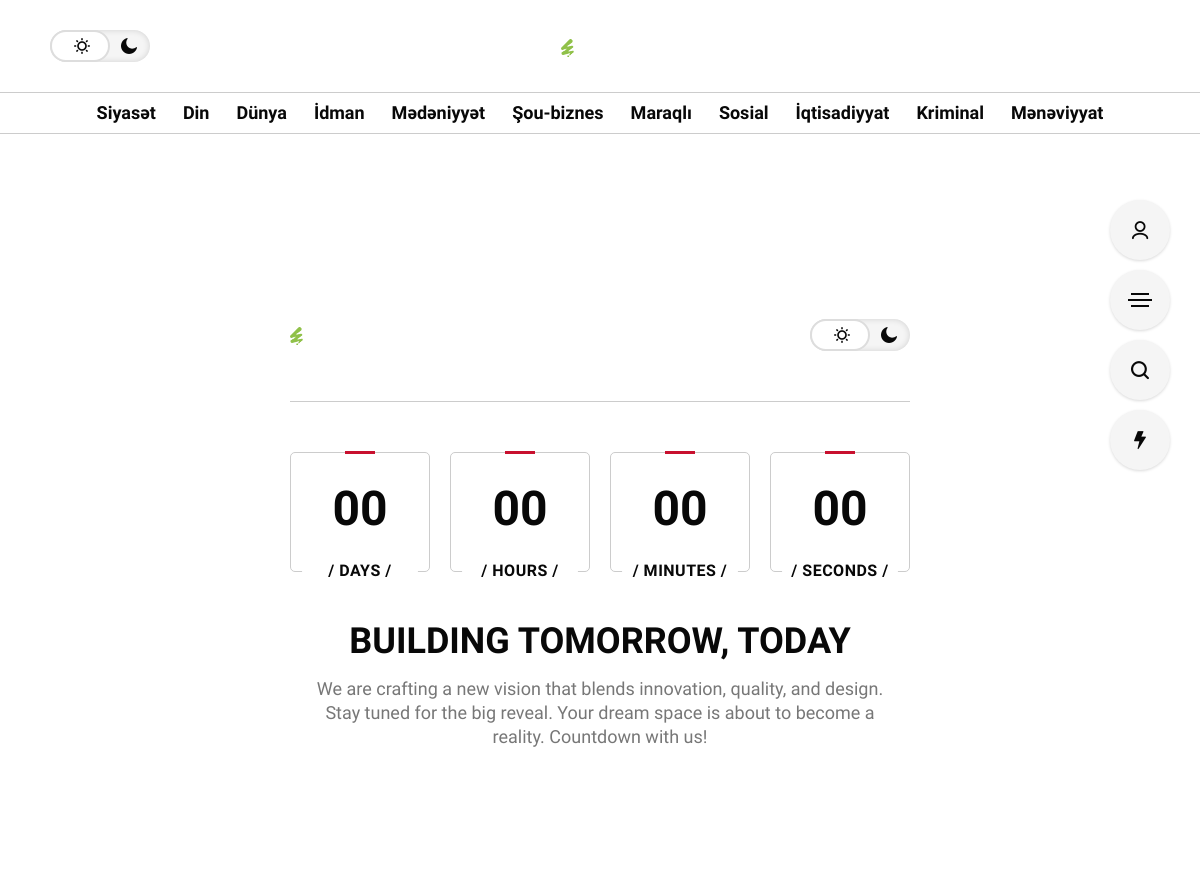
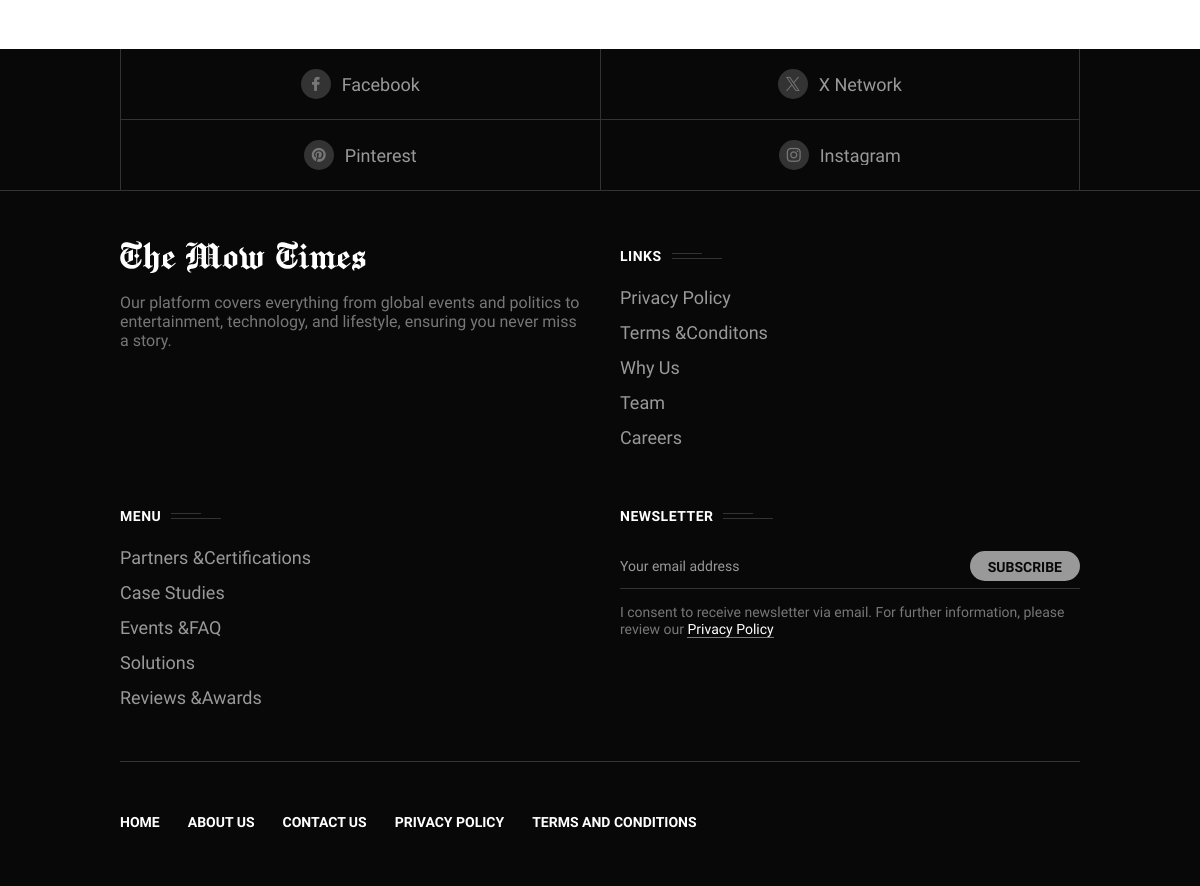
The app's page /din/ with its own data (2 pictures, top to bottom).
### polls/models.py (models this page shows, shortened)
class GlobalSettings(models.Model):
    logo = models.ImageField(upload_to='images',blank=True,verbose_name='Logo')
    site_name = models.CharField(max_length=255, default="Baku Times")
    title = models.CharField(max_length=255, default="Xəbərlər və Məqalələr Saytı")
    contact_email = models.EmailField(blank=True, null=True)
    maintenance_mode = models.CharField(max_length=50, default="light")
    phone_number = models.CharField(max_length=100, blank=True, null=True)
    @classmethod
    def get_instance(cls):
        obj, created = cls.objects.get_or_create(pk=1)
        return obj

class Category(models.Model):
    id = models.AutoField(auto_created=True, primary_key=True, serialize=False)
    category_name = models.CharField(max_length=250, verbose_name='Kateqoriya adı')
    category_slug = models.SlugField(max_length=250, verbose_name='Kateqoriya yolu (url)', unique=True, blank=True)
    class Meta:
        verbose_name_plural = "Categories"
    def __str__(self):
        return self.category_name

### polls/views.py (the view)
# urls.py: re_path(r'^(?P<category_name>[\w-]+)/$', categories, name='categories'),
def categories(request,category_name):
     categories = query.get_category()
     if_not_page = query.get_category(category_name)
     contents =   query.get_article(category_name=category_name,slug_name=None)
     if contents == "cooming_soon":
          return render(request, "comingsoon.html",{'categories':categories, 'settings_obj':settings_obj},)
     return render(request, 'category.html',{'categories':categories,'if_not_page':if_not_page, 'contents': contents, 'settings_obj':settings_obj})

### polls/context_processors.py (called while the page is built)
def global_settings(request):
    return {
        'global_settings': GlobalSettings.get_instance()
    }

### polls/get_query.py (called while the page is built)
    def get_category(self,category_name=None):
        if category_name != None:
            category = get_object_or_404(Category, category_slug=category_name)
            return category
        else:
            category = Category.objects.all()
            return category

### templates/comingsoon.html (shortened to what this page needs)
{% extends 'header.html' %}
{% block body %}
      {% load static %}
		<div class="mow_fn_content">
	<div class="mow_fn_coming_soon">
		<div class="container">
			<div class="soon_countdown">
				<div class="fn__header_s">
					<div class="ht_left_item fn__logo">
						<a href="" aria-label="Go to homepage">
							<img loading="lazy" decoding="async" width="351" height="46" class="dark_logo" src="{% static  settings_obj.logo %}" alt="logo">
							<img loading="lazy" decoding="async" width="351" height="46" class="light_logo" src="{% static  'images/logo29a.png' %}" alt="logo"></a>
							</div>
										<div class="hs_left_item fn__skin">
						<a href="#" class="light" aria-label="Switch to light mode"><span class="text">Light</span><i class="fn__isvg fn__isvg-svg__sun "></i></a>
						<a href="#" class="dark" aria-label="Switch to dark mode"><span class="text">Dark</span><i class="fn__isvg fn__isvg-svg__moon "></i></a>
					</div>
									</div>
				<div class="fn__countdown__boxed" data-type="due_date" data-date="April 17, 2026 00:00:00">
					<ul>
						<li class="days">
							<div class="item">
								<div class="count">
									<h3 class="fn__title">00</h3>
								</div>
								<span>&#047; Days &#047;</span>
							</div>
						</li>
						<li class="hours">
							<div class="item">
								<div class="count">
									<h3 class="fn__title">00</h3>
								</div>
								<span>&#047; Hours &#047;</span>
							</div>
						</li>
						<li class="minutes">
							<div class="item">
								<div class="count">
									<h3 class="fn__title">00</h3>
								</div>
								<span>&#047; Minutes &#047;</span>
							</div>
						</li><li class="seconds">
							<div class="item">
								<div class="count">
									<h3 class="fn__title">00</h3>
								</div>
								<span>&#047; Seconds &#047;</span>
							</div>
						</li>
					</ul>
					</div>
			</div>
			<div class="soon_title">
				<h3>Building Tomorrow, Today</h3>
				<p>We are crafting a new vision that blends innovation, quality, and design. Stay tuned for the big reveal. Your dream space is about to become a reality. Countdown with us!</p>
			</div>
		</div>
	</div>
	</div>
 {% include 'footer.html' %}
 {% include 'searchbox.html' %}
{% endblock %}

### templates/header.html (shortened to what this page needs)
  {% load static %}
<!DOCTYPE html>
<html lang="en-US" >
    <head>
        <link rel='stylesheet' id='contact-form-7-css' href='{% static  'css/styles.css' %}' type='text/css' media='all'/>
        <link rel='stylesheet' id='elementor-frontend-css' href='{% static  'css/frontend.min.css' %}' type='text/css' media='all'/>
        <link rel='stylesheet' id='elementor-post-7-css' href='{% static  'css/post-7.css' %}' type='text/css' media='all'/>
        <link rel='stylesheet' id='justified-css' href='{% static  'css/justified.css' %}' type='text/css' media='all'/>
        <link rel='stylesheet' id='frel_style-css' href='{% static  'css/style.css' %}' type='text/css' media='all'/>
        <link rel='stylesheet' id='elementor-post-325-css' href='{% static  'css/post-325.css' %}' type='text/css' media='all'/>
        <link rel='stylesheet' id='mow-fn-base-css' href='{% static  'css/base.min.css' %}' type='text/css' media='all'/>
        <link rel='stylesheet' id='slick-css' href='{% static  'css/slick.min.css' %}' type='text/css' media='all'/>
        <link rel='stylesheet' id='quill-css' href='{% static  'css/quill.min.css' %}' type='text/css' media='all'/>
        <link rel='stylesheet' id='ytplayer-css' href='{% static  'css/mb-ytplayer.min.css' %} ' type='text/css' media='all'/>
        <link rel='stylesheet' id='lightgallery-css' href='{% static  'css/lightgallery.min.css' %}' type='text/css' media='all'/>
        <link rel='stylesheet' id='swiper-css' href='{% static  'css/swiper.min.css' %}' type='text/css' media='all'/>
        <link rel='stylesheet' id='mediaelementplayer-css' href='{% static  'css/mediaelementplayer.min.css' %}' type='text/css' media='all'/>
        <link rel='stylesheet' id='mow-fn-icons-css' href='{% static  'css/f_icons.min.css' %}' type='text/css' media='all'/>
        <link rel='stylesheet' id='mow-fn-widgets-css' href='{% static  'css/widgets.min.css' %}' type='text/css' media='all'/>
        <link rel='stylesheet' id='mow-fn-woocommerce-css' href='{% static  'css/woocommerce.min.css' %}' type='text/css' media='all'/>
        <link rel='stylesheet' id='mow-fn-relink-css' href='{% static  'css/relink.min.css' %}' media='all'/>
        <link rel='stylesheet' id='mow-fn-style-css' href='{% static  'css/style.min.css' %}' type='text/css' media='all'/>
        <link rel='stylesheet' id='mow-fn-responsive-css' href='{% static  'css/responsive.min.css' %}' type='text/css' media='all'/>
        <link rel='stylesheet' id='mow-fn-dark-css' href='{% static  'css/dark.min.css' %}' type='text/css' media='all'/>
        <link rel='stylesheet' id='mow-fn-rtl-css' href='{% static  'css/rtl.min.css' %}' type='text/css' media='all'/>
        <link rel='stylesheet' id='mow-fn-stylesheet-css' href='{% static  'assets/style.css' %}' type='text/css' media='all'/>
        <link rel='stylesheet' id='mow_fn_inline-css' href='{% static  'css/inline.css' %}' type='text/css' media='all'/>
        <link rel='stylesheet' id='elementor-gf-local-roboto-css' href='{% static  'css/roboto.css' %}' type='text/css' media='all'/>
        <link rel='stylesheet' id='elementor-gf-local-robotoslab-css' href='{% static  'css/robotoslab.css' %}' type='text/css' media='all'/>
    </head>
     <body class="home wp-singular page-template page-template-page-noblog page-template-page-noblog-php page page-id-325 wp-theme-mow sidebar_sticky_enable ltr mow_ltr mow-core-ready elementor-default elementor-kit-7 elementor-page elementor-page-325">
        <div class="mow-fn-wrapper">
            <header id="mow_fn_header" data-header-width="boxed">
                <div class="mow_fn_mlogo_header" data-layout="full_border">
                    <div class="header_logo_wrap">
                        <div class="header_logo">
                            <div class="left_item">
                                <div class="ht_left_item fn__skin">
                                    <a href="#" class="light">
                                        <i class="fn__isvg fn__isvg-svg__sun "></i>
                                    </a>
                                    <a href="#" class="dark">
                                        <i class="fn__isvg fn__isvg-svg__moon "></i>
                                    </a>
                                </div>
                            </div>
                            <div class="middle_item">
                                <div class="fn__logo">
                                    <a href="{% url 'polls:home'  %}">
                                        <img loading="lazy" loading="lazy" decoding="async" width="351" height="46" class="dark_logo" src="{% static  settings_obj.logo %}" alt="logo">
                                    </a>
                                </div>
                            </div>
                        </div>
                    </div>
 {% include 'menu.html'  with category=categories  %}
                </div>
            </header>
{% block body %}
{%endblock%}
    </body>
</html>

### templates/menu.html (shortened to what this page needs)
{% load static %}
 <div class="header_nav_wrap">
                        <div class="header_nav">
                            <div class="menu-main-menu-container">
                                <ul id="menu-main-menu" class="mow_fn_main_nav">
                                        {% if category != None %}
                                        {% for cat in category %}
                                    <li id="menu-item-1236" class="menu-item menu-item-type-taxonomy menu-item-object-category menu-item-1236">
                                        <a href={% url 'categories' category_name=cat.category_slug %}>
                                            <span>
                                                {{ cat }}
                                            </span>
                                    </li>
                                   {% endfor %}
                                    {% endif %}
                                </ul>
                            </div>
                        </div>
                    </div>

### static/css/post-7.css (style rules this page uses)
.elementor-kit-7 { --e-global-color-primary:#6EC1E4;--e-global-color-secondary:#54595F;--e-global-color-text:#7A7A7A;--e-global-color-accent:#61CE70;--e-global-typography-primary-font-family:"Roboto";--e-global-typography-primary-font-weight:600;--e-global-typography-secondary-font-family:"Roboto Slab";--e-global-typography-secondary-font-weight:400;--e-global-typography-text-font-family:"Roboto";--e-global-typography-text-font-weight:400;--e-global-typography-accent-font-family:"Roboto";--e-global-typography-accent-font-weight:500; }

### templates/header.html (style rules this page uses)
:root { --wp--preset--aspect-ratio--square: 1; --wp--preset--aspect-ratio--4-3: 4/3; --wp--preset--aspect-ratio--3-4: 3/4; --wp--preset--aspect-ratio--3-2: 3/2; --wp--preset--aspect-ratio--2-3: 2/3; --wp--preset--aspect-ratio--16-9: 16/9; --wp--preset--aspect-ratio--9-16: 9/16; --wp--preset--color--black: #000000; --wp--preset--color--cyan-bluish-gray: #abb8c3; --wp--preset--color--white: #ffffff; --wp--preset--color--pale-pink: #f78da7; --wp--preset--color--vivid-red: #cf2e2e; --wp--preset--color--luminous-vivid-orange: #ff6900; --wp--preset--color--luminous-vivid-amber: #fcb900; --wp--preset--color--light-green-cyan: #7bdcb5; --wp--preset--color--vivid-green-cyan: #00d084; --wp--preset--color--pale-cyan-blue: #8ed1fc; --wp--preset--color--vivid-cyan-blue: #0693e3; --wp--preset--color--vivid-purple: #9b51e0; --wp--preset--gradient--vivid-cyan-blue-to-vivid-purple: linear-gradient(135deg,rgba(6,147,227,1) 0%,rgb(155,81,224) 100%); --wp--preset--gradient--light-green-cyan-to-vivid-green-cyan: linear-gradient(135deg,rgb(122,220,180) 0%,rgb(0,208,130) 100%); --wp--preset--gradient--luminous-vivid-amber-to-luminous-vivid-orange: linear-gradient(135deg,rgba(252,185,0,1) 0%,rgba(255,105,0,1) 100%); --wp--preset--gradient--luminous-vivid-orange-to-vivid-red: linear-gradient(135deg,rgba(255,105,0,1) 0%,rgb(207,46,46) 100%); --wp--preset--gradient--very-light-gray-to-cyan-bluish-gray: linear-gradient(135deg,rgb(238,238,238) 0%,rgb(169,184,195) 100%); --wp--preset--gradient--cool-to-warm-spectrum: linear-gradient(135deg,rgb(74,234,220) 0%,rgb(151,120,209) 20%,rgb(207,42,186) 40%,rgb(238,44,130) 60%,rgb(251,105,98) 80%,rgb(254,248,76) 100%); --wp--preset--gradient--blush-light-purple: linear-gradient(135deg,rgb(255,206,236) 0%,rgb(152,150,240) 100%); --wp--preset--gradient--blush-bordeaux: linear-gradient(135deg,rgb(254,205,165) 0%,rgb(254,45,45) 50%,rgb(107,0,62) 100%); --wp--preset--gradient--luminous-dusk: linear-gradient(135deg,rgb(255,203,112) 0%,rgb(199,81,192) 50%,rgb(65,88,208) 100%); --wp--preset--gradient--pale-ocean: linear-gradient(135deg,rgb(255,245,203) 0%,rgb(182,227,212) 50%,rgb(51,167,181) 100%); --wp--preset--gradient--electric-grass: linear-gradient(135deg,rgb(202,248,128) 0%,rgb(113,206,126) 100%); --wp--preset--gradient--midnight: linear-gradient(135deg,rgb(2,3,129) 0%,rgb(40,116,252) 100%); --wp--preset--font-size--small: 13px; --wp--preset--font-size--medium: 20px; --wp--preset--font-size--large: 36px; --wp--preset--font-size--x-large: 42px; --wp--preset--spacing--20: 0.44rem; --wp--preset--spacing--30: 0.67rem; --wp--preset--spacing--40: 1rem; --wp--preset--spacing--50: 1.5rem; --wp--preset--spacing--60: 2.25rem; --wp--preset--spacing--70: 3.38rem; --wp--preset--spacing--80: 5.06rem; --wp--preset--shadow--natural: 6px 6px 9px rgba(0, 0, 0, 0.2); --wp--preset--shadow--deep: 12px 12px 50px rgba(0, 0, 0, 0.4); --wp--preset--shadow--sharp: 6px 6px 0px rgba(0, 0, 0, 0.2); --wp--preset--shadow--outlined: 6px 6px 0px -3px rgba(255, 255, 255, 1), 6px 6px rgba(0, 0, 0, 1); --wp--preset--shadow--crisp: 6px 6px 0px rgba(0, 0, 0, 1); }
:root { --hff: Heebo; --bff: Work Sans; --quote-ff: Lora; }
:root { --mow-bbc: #FFFFFF; --mow-mc1: #C8102E; --mow-hhc: #444444; --mow-hc: #080808; --mow-bc: #777777; --mow-ebc: #F5F5F5; --mow-aebc: #E5E5E5; --mow-border-color: #CCCCCC; --mow-contrast-text: #FFFFFF; }
.fn__logo img { max-width: 350px; max-height: 80px; }
.mow_fn_mlogo_header .mow_fn_main_nav > li > a { height: 40px; line-height: 40px; }
h3 { font-size: 30px; }
body { font-family: "Work Sans"; font-weight: 400; font-style: normal; font-size: 18px; }
.mow_fn_main_nav > li > a { font-family: Heebo; font-style: normal; font-size: 20px; }
h1,h2,h3,h4,h5,h6 { font-family: Heebo; font-weight: 400; font-style: normal; }

### records on screen
GlobalSettings: logo (picture)
Category: category_name "Siyasət"
Category: category_name "Din"
Category: category_name "Dünya"
Category: category_name "İdman"
Category: category_name "Mədəniyyət"
Category: category_name "Şou-biznes"
Category: category_name "Maraqlı"
Category: category_name "Sosial"
Category: category_name "İqtisadiyyat"
Category: category_name "Kriminal"
Category: category_name "Mənəviyyat"
